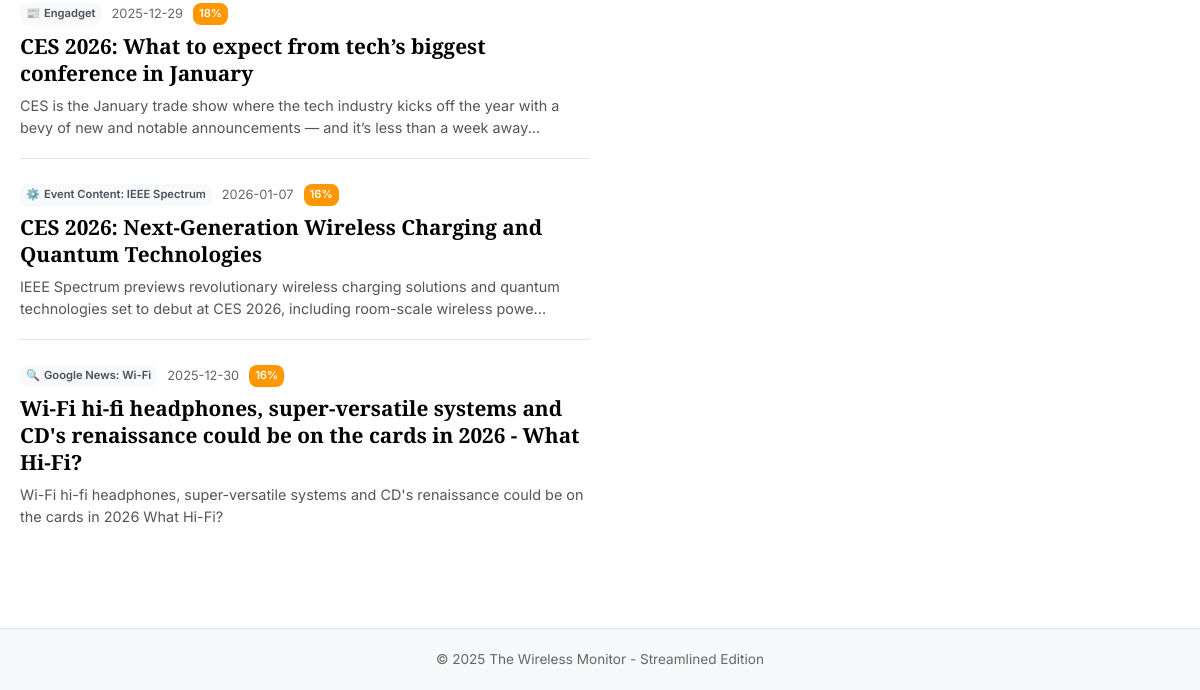
The app's page /event/3?view=newspaper (lower part), older data.
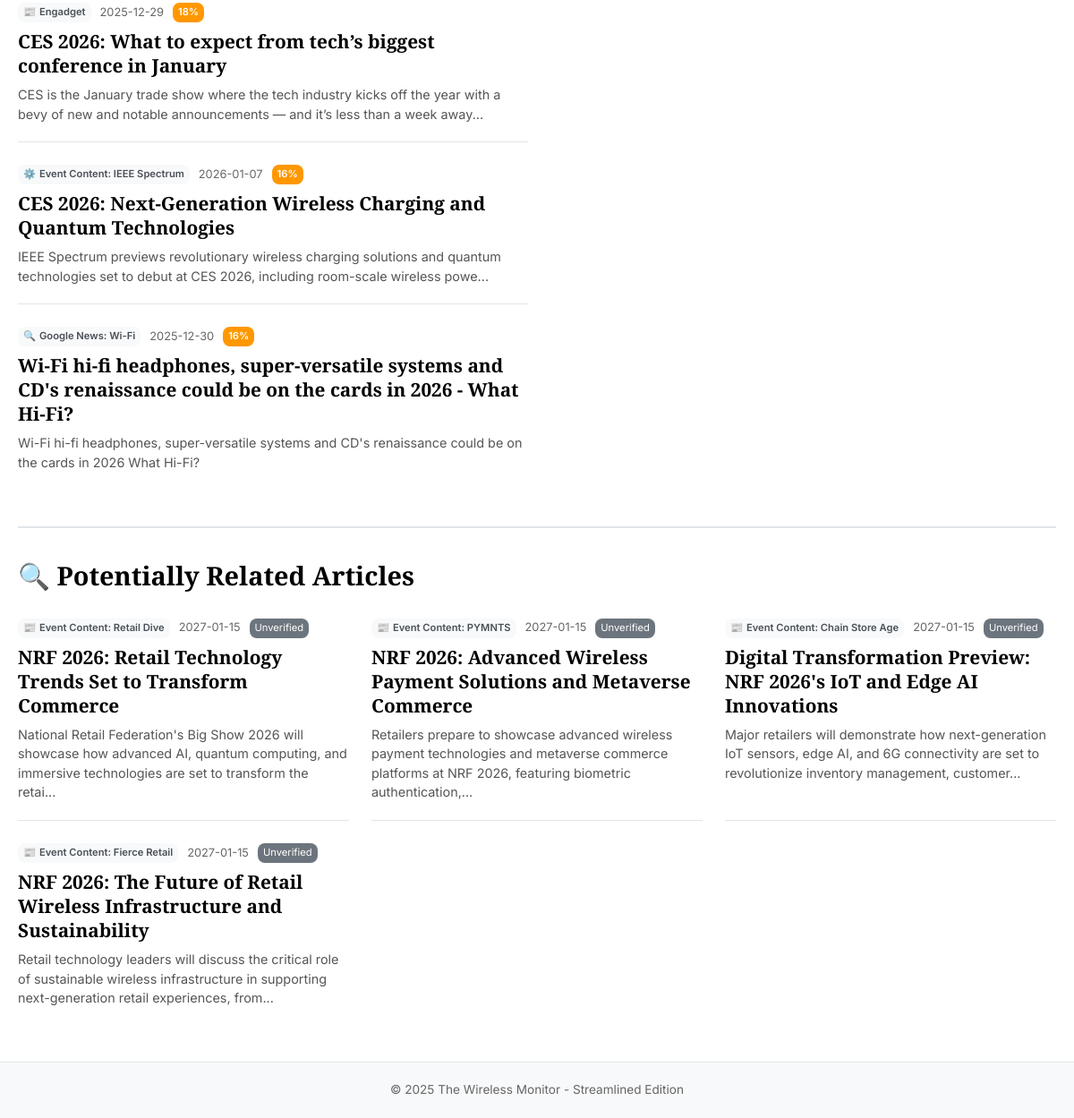
The same page, newer data.
### tables this page shows
CREATE TABLE event_articles (
                id INTEGER PRIMARY KEY AUTOINCREMENT,
                event_id INTEGER,
                article_id INTEGER,
                relevance_score REAL DEFAULT 0,
                created_at TIMESTAMP DEFAULT CURRENT_TIMESTAMP,
                FOREIGN KEY (event_id) REFERENCES industry_events (id),
                FOREIGN KEY (article_id) REFERENCES articles (id)
            );

CREATE TABLE rss_feeds (
                id INTEGER PRIMARY KEY AUTOINCREMENT,
                name TEXT NOT NULL,
                url TEXT UNIQUE NOT NULL,
                active INTEGER DEFAULT 1,
                last_fetched TIMESTAMP,
                created_at TIMESTAMP DEFAULT CURRENT_TIMESTAMP
            );

CREATE TABLE articles (
                id INTEGER PRIMARY KEY AUTOINCREMENT,
                feed_id INTEGER,
                title TEXT NOT NULL,
                url TEXT UNIQUE NOT NULL,
                description TEXT,
                content TEXT,
                published_date TIMESTAMP,
                relevance_score REAL DEFAULT 0,
                entertainment_score REAL DEFAULT 0,
                wifi_keywords TEXT,
                created_at TIMESTAMP DEFAULT CURRENT_TIMESTAMP, image_url TEXT,
                FOREIGN KEY (feed_id) REFERENCES rss_feeds (id)
            );

### main.py (the view)
        @self.app.route('/event/<int:event_id>')
        def event_detail(event_id):
            view_mode = request.args.get('view', 'newspaper')
            conn = self.get_db_connection()
            event = conn.execute('SELECT * FROM industry_events WHERE id = ?', (event_id,)).fetchone()
            if not event:
                flash('Event not found', 'error')
                return redirect(url_for('events', view=view_mode))
            event_articles_raw = conn.execute('''
                SELECT a.*, f.name as feed_name, f.url as feed_url, ea.relevance_score as event_relevance
                FROM event_articles ea
                JOIN articles a ON ea.article_id = a.id
                JOIN rss_feeds f ON a.feed_id = f.id
                WHERE ea.event_id = ?
                ORDER BY ea.relevance_score DESC, a.published_date DESC
                LIMIT 50
            ''', (event_id,)).fetchall()
            event_articles = [dict(row) for row in event_articles_raw]
            hashtags = event['hashtags'].split(',') if event['hashtags'] else []
            keywords = [tag.replace('#', '').lower() for tag in hashtags[:5]]  # Use first 5 hashtags as keywords
            if keywords:
                like_conditions = []
                params = []
                for keyword in keywords[:5]:
                    like_conditions.append("(LOWER(a.title) LIKE ? OR LOWER(a.description) LIKE ?)")
                    params.extend([f'%{keyword}%', f'%{keyword}%'])
                where_clause = " OR ".join(like_conditions)
                recent_articles_raw = conn.execute(f'''
                    SELECT a.*, f.name as feed_name, f.url as feed_url
                    FROM articles a
                    JOIN rss_feeds f ON a.feed_id = f.id
                    WHERE ({where_clause})
                    AND DATE(a.published_date) >= DATE(?, '-3 days')
                    AND DATE(a.published_date) <= DATE(?, '+3 days')
                    AND a.id NOT IN (SELECT article_id FROM event_articles WHERE event_id = ?)
                    ORDER BY a.published_date DESC
                    LIMIT 20
                ''', params + [event['start_date'], event['end_date'], event_id]).fetchall()
                recent_articles = [dict(row) for row in recent_articles_raw]
            else:
                recent_articles = []
            conn.close()
            return render_template('event_detail.html',
                                 event=dict(event),
                                 event_articles=event_articles,
                                 recent_articles=recent_articles,
                                 view_mode=view_mode)

### main.py (called while the page is built)
    def get_db_connection(self):
        conn = sqlite3.connect(self.db_path, timeout=30.0)
        conn.row_factory = sqlite3.Row
        conn.execute('PRAGMA journal_mode=WAL')
        conn.execute('PRAGMA synchronous=NORMAL')
        conn.execute('PRAGMA cache_size=10000')
        conn.execute('PRAGMA temp_store=memory')
        return conn

### templates/event_detail.html (shortened to what the changed rows need)
{% extends "base.html" %}
{% block content %}
{% if event_articles %}
{% if view_mode == 'reader' %}
    <div class="reader-layout" style="height: 600px;">
        <div class="feeds-pane">
            <h3>📊 Coverage Stats</h3>
            <div style="padding: 15px; font-size: 0.8rem; color: #666;">
                <div style="margin-bottom: 10px;"><strong>Total Articles:</strong> {{ event_articles|length }}</div>
                <div style="margin-bottom: 10px;"><strong>High Relevance:</strong> {{ event_articles|selectattr('event_relevance', '>', 0.5)|list|length }}</div>
                <div style="margin-bottom: 10px;"><strong>Recent:</strong> {{ recent_articles|length }}</div>
            </div>
        </div>
        <div class="articles-pane">
            <h3>📰 Event Articles</h3>
            {% for article in event_articles %}
            <div class="article-list-item" onclick="selectEventArticle({{ loop.index0 }})">
                <h4>{{ article.title }}</h4>
                <div class="snippet">{{ (article.description[:100] + '...') if article.description and article.description|length > 100 else (article.description or 'No preview available') }}</div>
                <div class="meta">
                    <span>{{ article.feed_name }}</span>
                    <span>{{ "%.0f"|format(article.event_relevance * 100) }}% relevant</span>
                </div>
            </div>
            {% endfor %}
        </div>
        <div class="article-preview">
            <div id="event-article-content">
                <h2>Select an article to preview</h2>
                <p style="color: #666; margin-top: 20px;">Click on any event-related article to see its content here.</p>
            </div>
        </div>
    </div>
    <script>
        const eventArticles = {{ event_articles|tojson }};
        function selectEventArticle(index) {
            document.querySelectorAll('.article-list-item').forEach(item => {
                item.classList.remove('selected');
            });
            document.querySelectorAll('.article-list-item')[index].classList.add('selected');
            const article = eventArticles[index];
            const previewPane = document.getElementById('event-article-content');
            previewPane.innerHTML = `
                <h2>${article.title}</h2>
                <div class="preview-meta">
                    <strong>Source:</strong> ${article.feed_name} |
                    <strong>Published:</strong> ${article.published_date.substring(0, 16)} |
                    <strong>Event Relevance:</strong> ${Math.round(article.event_relevance * 100)}%
                </div>
                <div class="content">
                    ${article.content || article.description || 'No content available'}
                    <br><br>
                    <a href="${article.url}" target="_blank" class="btn">📖 Read Full Article</a>
                </div>
            `;
        }
    </script>
{% else %}
    {% if event_articles|length > 0 %}
    <div class="articles-grid" style="margin-bottom: 40px;">
        {% set featured = event_articles[0] %}
                {% set icon, color = get_feed_icon(featured.feed_name, featured.feed_url) %}
        <div class="secondary-articles">
            {% for article in event_articles[1:4] %}
            <article class="article-card">
                <div class="article-meta">
                    {% set icon, color = get_feed_icon(article.feed_name, article.feed_url) %}
                    <span class="feed-source" style="border-color: {{ color }};">
                        <span style="color: {{ color }};">{{ icon }}</span>
                        {{ article.feed_name }}
                    </span>
                    <span>{{ article.published_date[:10] }}</span>
                    <span class="relevance-score" style="background: #ff9800;">
                        {{ "%.0f"|format(article.event_relevance * 100) }}%
                    </span>
                </div>
                <h3><a href="{{ article.url }}" target="_blank">{{ article.title }}</a></h3>
                {% if article.description %}
                    <p>{{ article.description[:150] }}{% if article.description|length > 150 %}...{% endif %}</p>
                {% endif %}
            </article>
            {% endfor %}
        </div>
    </div>
    {% endif %}
{% endif %}
{% endif %}
{% if recent_articles %}
<div style="margin-top: 40px; padding-top: 30px; border-top: 2px solid #e1e5e9;">
    <h3 style="{% if view_mode == 'reader' %}font-family: 'Inter', sans-serif; font-size: 1.2rem; color: #333; margin-bottom: 20px;{% else %}font-family: 'Playfair Display', serif; font-size: 1.8rem; margin-bottom: 25px; color: #000;{% endif %}">🔍 Potentially Related Articles</h3>
    <div style="{% if view_mode == 'reader' %}{% else %}display: grid; grid-template-columns: repeat(auto-fit, minmax(350px, 1fr)); gap: 25px;{% endif %}">
        {% for article in recent_articles[:6] %}
        <article class="{% if view_mode == 'reader' %}article{% else %}article-card{% endif %}" style="{% if view_mode == 'reader' %}border-bottom: 1px solid #f0f0f0; padding: 15px 20px; margin: 0; background: white;{% endif %}">
            <div class="article-meta">
                {% set icon, color = get_feed_icon(article.feed_name, article.feed_url) %}
                <span class="feed-source" style="border-color: {{ color }};">
                    <span style="color: {{ color }};">{{ icon }}</span>
                    {{ article.feed_name }}
                </span>
                <span>{{ article.published_date[:10] }}</span>
                <span style="background: #6c757d; color: white; padding: 2px 6px; border-radius: 8px; font-size: 0.7rem;">Unverified</span>
            </div>
            <h3 style="{% if view_mode == 'reader' %}font-family: 'Arial', sans-serif; font-size: 1.1rem; font-weight: bold; color: #1155cc; margin-bottom: 8px;{% endif %}">
                <a href="{{ article.url }}" target="_blank" style="{% if view_mode == 'reader' %}color: #1155cc; text-decoration: none;{% else %}color: #000; text-decoration: none;{% endif %}">{{ article.title }}</a>
            </h3>
            {% if article.description %}
                <p style="">{{ article.description[:150] }}{% if article.description|length > 150 %}...{% endif %}</p>
            {% endif %}
        </article>
        {% endfor %}
    </div>
</div>
{% endif %}
{% endblock %}

Row changes from the older to the newer data that the page shows:
added articles: icon "📰", feed_name "Event Content: Retail Dive", published_date "2027-01-15", title "NRF 2026: Retail Technology Trends Set to Transform Commerce", description "National Retail Federation's Big Show 2026 will showcase how advanced AI, quantum computing, and immersive technologies are set to transform the retai"
added articles: icon "📰", feed_name "Event Content: PYMNTS", published_date "2027-01-15", title "NRF 2026: Advanced Wireless Payment Solutions and Metaverse Commerce", description "Retailers prepare to showcase advanced wireless payment technologies and metaverse commerce platforms at NRF 2026, featuring biometric authentication,"
added articles: icon "📰", feed_name "Event Content: Chain Store Age", published_date "2027-01-15", title "Digital Transformation Preview: NRF 2026's IoT and Edge AI Innovations", description "Major retailers will demonstrate how next-generation IoT sensors, edge AI, and 6G connectivity are set to revolutionize inventory management, customer"
added articles: icon "📰", feed_name "Event Content: Fierce Retail", published_date "2027-01-15", title "NRF 2026: The Future of Retail Wireless Infrastructure and Sustainability", description "Retail technology leaders will discuss the critical role of sustainable wireless infrastructure in supporting next-generation retail experiences, from"
Text that changed along with them:
text now shown: "🔍 Potentially Related Articles"
